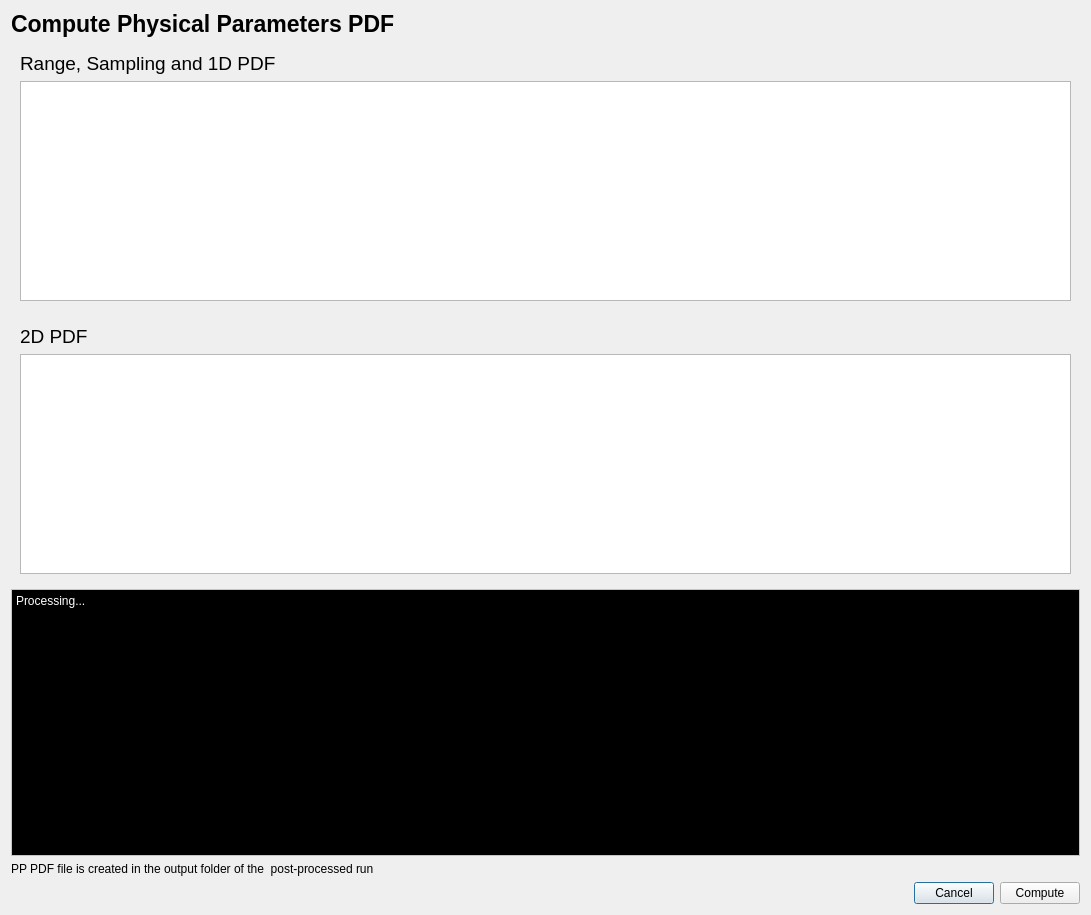
<?xml version="1.0" encoding="UTF-8"?>
<ui version="4.0">
 <class>Euclid::PhzQtUI::DialogPpPdf</class>
 <widget class="QDialog" name="Euclid::PhzQtUI::DialogPpPdf">
  <property name="windowModality">
   <enum>Qt::ApplicationModal</enum>
  </property>
  <property name="geometry">
   <rect>
    <x>0</x>
    <y>0</y>
    <width>1091</width>
    <height>915</height>
   </rect>
  </property>
  <property name="windowTitle">
   <string>N(z) Prior Configuration</string>
  </property>
  <layout class="QVBoxLayout" name="verticalLayout_4">
   <item>
    <layout class="QHBoxLayout" name="horizontalLayout_2">
     <item>
      <widget class="QLabel" name="lbl_title">
       <property name="font">
        <font>
         <pointsize>17</pointsize>
         <weight>75</weight>
         <bold>true</bold>
        </font>
       </property>
       <property name="text">
        <string>Compute Physical Parameters PDF</string>
       </property>
      </widget>
     </item>
     <item>
      <spacer name="horizontalSpacer_4">
       <property name="orientation">
        <enum>Qt::Horizontal</enum>
       </property>
       <property name="sizeHint" stdset="0">
        <size>
         <width>40</width>
         <height>20</height>
        </size>
       </property>
      </spacer>
     </item>
    </layout>
   </item>
   <item>
    <widget class="QWidget" name="wg_1d" native="true">
     <property name="sizePolicy">
      <sizepolicy hsizetype="Expanding" vsizetype="Expanding">
       <horstretch>0</horstretch>
       <verstretch>0</verstretch>
      </sizepolicy>
     </property>
     <layout class="QVBoxLayout" name="verticalLayout_3">
      <item>
       <layout class="QHBoxLayout" name="horizontalLayout">
        <item>
         <widget class="QLabel" name="label_2">
          <property name="font">
           <font>
            <pointsize>14</pointsize>
           </font>
          </property>
          <property name="text">
           <string>Range, Sampling and 1D PDF</string>
          </property>
         </widget>
        </item>
        <item>
         <spacer name="horizontalSpacer">
          <property name="orientation">
           <enum>Qt::Horizontal</enum>
          </property>
          <property name="sizeHint" stdset="0">
           <size>
            <width>40</width>
            <height>20</height>
           </size>
          </property>
         </spacer>
        </item>
       </layout>
      </item>
      <item>
       <widget class="QTableView" name="tv_range"/>
      </item>
     </layout>
    </widget>
   </item>
   <item>
    <widget class="QWidget" name="wg_2d" native="true">
     <property name="sizePolicy">
      <sizepolicy hsizetype="Expanding" vsizetype="Expanding">
       <horstretch>0</horstretch>
       <verstretch>0</verstretch>
      </sizepolicy>
     </property>
     <layout class="QVBoxLayout" name="verticalLayout_2">
      <item>
       <layout class="QVBoxLayout" name="verticalLayout">
        <item>
         <layout class="QHBoxLayout" name="horizontalLayout_4">
          <item>
           <widget class="QLabel" name="label">
            <property name="font">
             <font>
              <pointsize>14</pointsize>
             </font>
            </property>
            <property name="text">
             <string>2D PDF</string>
            </property>
           </widget>
          </item>
          <item>
           <spacer name="horizontalSpacer_3">
            <property name="orientation">
             <enum>Qt::Horizontal</enum>
            </property>
            <property name="sizeHint" stdset="0">
             <size>
              <width>40</width>
              <height>20</height>
             </size>
            </property>
           </spacer>
          </item>
         </layout>
        </item>
        <item>
         <widget class="QTableView" name="tv_2d"/>
        </item>
       </layout>
      </item>
     </layout>
    </widget>
   </item>
   <item>
    <widget class="QPlainTextEdit" name="out_cons">
     <property name="enabled">
      <bool>true</bool>
     </property>
     <property name="palette">
      <palette>
       <active>
        <colorrole role="WindowText">
         <brush brushstyle="SolidPattern">
          <color alpha="255">
           <red>0</red>
           <green>0</green>
           <blue>0</blue>
          </color>
         </brush>
        </colorrole>
        <colorrole role="Button">
         <brush brushstyle="SolidPattern">
          <color alpha="255">
           <red>255</red>
           <green>255</green>
           <blue>255</blue>
          </color>
         </brush>
        </colorrole>
        <colorrole role="Light">
         <brush brushstyle="SolidPattern">
          <color alpha="255">
           <red>255</red>
           <green>255</green>
           <blue>255</blue>
          </color>
         </brush>
        </colorrole>
        <colorrole role="Midlight">
         <brush brushstyle="SolidPattern">
          <color alpha="255">
           <red>255</red>
           <green>255</green>
           <blue>255</blue>
          </color>
         </brush>
        </colorrole>
        <colorrole role="Dark">
         <brush brushstyle="SolidPattern">
          <color alpha="255">
           <red>127</red>
           <green>127</green>
           <blue>127</blue>
          </color>
         </brush>
        </colorrole>
        <colorrole role="Mid">
         <brush brushstyle="SolidPattern">
          <color alpha="255">
           <red>170</red>
           <green>170</green>
           <blue>170</blue>
          </color>
         </brush>
        </colorrole>
        <colorrole role="Text">
         <brush brushstyle="SolidPattern">
          <color alpha="255">
           <red>255</red>
           <green>255</green>
           <blue>255</blue>
          </color>
         </brush>
        </colorrole>
        <colorrole role="BrightText">
         <brush brushstyle="SolidPattern">
          <color alpha="255">
           <red>255</red>
           <green>255</green>
           <blue>255</blue>
          </color>
         </brush>
        </colorrole>
        <colorrole role="ButtonText">
         <brush brushstyle="SolidPattern">
          <color alpha="255">
           <red>0</red>
           <green>0</green>
           <blue>0</blue>
          </color>
         </brush>
        </colorrole>
        <colorrole role="Base">
         <brush brushstyle="SolidPattern">
          <color alpha="255">
           <red>0</red>
           <green>0</green>
           <blue>0</blue>
          </color>
         </brush>
        </colorrole>
        <colorrole role="Window">
         <brush brushstyle="SolidPattern">
          <color alpha="255">
           <red>255</red>
           <green>255</green>
           <blue>255</blue>
          </color>
         </brush>
        </colorrole>
        <colorrole role="Shadow">
         <brush brushstyle="SolidPattern">
          <color alpha="255">
           <red>0</red>
           <green>0</green>
           <blue>0</blue>
          </color>
         </brush>
        </colorrole>
        <colorrole role="AlternateBase">
         <brush brushstyle="SolidPattern">
          <color alpha="255">
           <red>255</red>
           <green>255</green>
           <blue>255</blue>
          </color>
         </brush>
        </colorrole>
        <colorrole role="ToolTipBase">
         <brush brushstyle="SolidPattern">
          <color alpha="255">
           <red>255</red>
           <green>255</green>
           <blue>220</blue>
          </color>
         </brush>
        </colorrole>
        <colorrole role="ToolTipText">
         <brush brushstyle="SolidPattern">
          <color alpha="255">
           <red>0</red>
           <green>0</green>
           <blue>0</blue>
          </color>
         </brush>
        </colorrole>
        <colorrole role="PlaceholderText">
         <brush brushstyle="NoBrush">
          <color alpha="128">
           <red>255</red>
           <green>255</green>
           <blue>255</blue>
          </color>
         </brush>
        </colorrole>
       </active>
       <inactive>
        <colorrole role="WindowText">
         <brush brushstyle="SolidPattern">
          <color alpha="255">
           <red>0</red>
           <green>0</green>
           <blue>0</blue>
          </color>
         </brush>
        </colorrole>
        <colorrole role="Button">
         <brush brushstyle="SolidPattern">
          <color alpha="255">
           <red>255</red>
           <green>255</green>
           <blue>255</blue>
          </color>
         </brush>
        </colorrole>
        <colorrole role="Light">
         <brush brushstyle="SolidPattern">
          <color alpha="255">
           <red>255</red>
           <green>255</green>
           <blue>255</blue>
          </color>
         </brush>
        </colorrole>
        <colorrole role="Midlight">
         <brush brushstyle="SolidPattern">
          <color alpha="255">
           <red>255</red>
           <green>255</green>
           <blue>255</blue>
          </color>
         </brush>
        </colorrole>
        <colorrole role="Dark">
         <brush brushstyle="SolidPattern">
          <color alpha="255">
           <red>127</red>
           <green>127</green>
           <blue>127</blue>
          </color>
         </brush>
        </colorrole>
        <colorrole role="Mid">
         <brush brushstyle="SolidPattern">
          <color alpha="255">
           <red>170</red>
           <green>170</green>
           <blue>170</blue>
          </color>
         </brush>
        </colorrole>
        <colorrole role="Text">
         <brush brushstyle="SolidPattern">
          <color alpha="255">
           <red>255</red>
           <green>255</green>
           <blue>255</blue>
          </color>
         </brush>
        </colorrole>
        <colorrole role="BrightText">
         <brush brushstyle="SolidPattern">
          <color alpha="255">
           <red>255</red>
           <green>255</green>
           <blue>255</blue>
          </color>
         </brush>
        </colorrole>
        <colorrole role="ButtonText">
         <brush brushstyle="SolidPattern">
          <color alpha="255">
           <red>0</red>
           <green>0</green>
           <blue>0</blue>
          </color>
         </brush>
        </colorrole>
        <colorrole role="Base">
         <brush brushstyle="SolidPattern">
          <color alpha="255">
           <red>0</red>
           <green>0</green>
           <blue>0</blue>
          </color>
         </brush>
        </colorrole>
        <colorrole role="Window">
         <brush brushstyle="SolidPattern">
          <color alpha="255">
           <red>255</red>
           <green>255</green>
           <blue>255</blue>
          </color>
         </brush>
        </colorrole>
        <colorrole role="Shadow">
         <brush brushstyle="SolidPattern">
          <color alpha="255">
           <red>0</red>
           <green>0</green>
           <blue>0</blue>
          </color>
         </brush>
        </colorrole>
        <colorrole role="AlternateBase">
         <brush brushstyle="SolidPattern">
          <color alpha="255">
           <red>255</red>
           <green>255</green>
           <blue>255</blue>
          </color>
         </brush>
        </colorrole>
        <colorrole role="ToolTipBase">
         <brush brushstyle="SolidPattern">
          <color alpha="255">
           <red>255</red>
           <green>255</green>
           <blue>220</blue>
          </color>
         </brush>
        </colorrole>
        <colorrole role="ToolTipText">
         <brush brushstyle="SolidPattern">
          <color alpha="255">
           <red>0</red>
           <green>0</green>
           <blue>0</blue>
          </color>
         </brush>
        </colorrole>
        <colorrole role="PlaceholderText">
         <brush brushstyle="NoBrush">
          <color alpha="128">
           <red>255</red>
           <green>255</green>
           <blue>255</blue>
          </color>
         </brush>
        </colorrole>
       </inactive>
       <disabled>
        <colorrole role="WindowText">
         <brush brushstyle="SolidPattern">
          <color alpha="255">
           <red>127</red>
           <green>127</green>
           <blue>127</blue>
          </color>
         </brush>
        </colorrole>
        <colorrole role="Button">
         <brush brushstyle="SolidPattern">
          <color alpha="255">
           <red>255</red>
           <green>255</green>
           <blue>255</blue>
          </color>
         </brush>
        </colorrole>
        <colorrole role="Light">
         <brush brushstyle="SolidPattern">
          <color alpha="255">
           <red>255</red>
           <green>255</green>
           <blue>255</blue>
          </color>
         </brush>
        </colorrole>
        <colorrole role="Midlight">
         <brush brushstyle="SolidPattern">
          <color alpha="255">
           <red>255</red>
           <green>255</green>
           <blue>255</blue>
          </color>
         </brush>
        </colorrole>
        <colorrole role="Dark">
         <brush brushstyle="SolidPattern">
          <color alpha="255">
           <red>127</red>
           <green>127</green>
           <blue>127</blue>
          </color>
         </brush>
        </colorrole>
        <colorrole role="Mid">
         <brush brushstyle="SolidPattern">
          <color alpha="255">
           <red>170</red>
           <green>170</green>
           <blue>170</blue>
          </color>
         </brush>
        </colorrole>
        <colorrole role="Text">
         <brush brushstyle="SolidPattern">
          <color alpha="255">
           <red>127</red>
           <green>127</green>
           <blue>127</blue>
          </color>
         </brush>
        </colorrole>
        <colorrole role="BrightText">
         <brush brushstyle="SolidPattern">
          <color alpha="255">
           <red>255</red>
           <green>255</green>
           <blue>255</blue>
          </color>
         </brush>
        </colorrole>
        <colorrole role="ButtonText">
         <brush brushstyle="SolidPattern">
          <color alpha="255">
           <red>127</red>
           <green>127</green>
           <blue>127</blue>
          </color>
         </brush>
        </colorrole>
        <colorrole role="Base">
         <brush brushstyle="SolidPattern">
          <color alpha="255">
           <red>0</red>
           <green>0</green>
           <blue>0</blue>
          </color>
         </brush>
        </colorrole>
        <colorrole role="Window">
         <brush brushstyle="SolidPattern">
          <color alpha="255">
           <red>255</red>
           <green>255</green>
           <blue>255</blue>
          </color>
         </brush>
        </colorrole>
        <colorrole role="Shadow">
         <brush brushstyle="SolidPattern">
          <color alpha="255">
           <red>0</red>
           <green>0</green>
           <blue>0</blue>
          </color>
         </brush>
        </colorrole>
        <colorrole role="AlternateBase">
         <brush brushstyle="SolidPattern">
          <color alpha="255">
           <red>255</red>
           <green>255</green>
           <blue>255</blue>
          </color>
         </brush>
        </colorrole>
        <colorrole role="ToolTipBase">
         <brush brushstyle="SolidPattern">
          <color alpha="255">
           <red>255</red>
           <green>255</green>
           <blue>220</blue>
          </color>
         </brush>
        </colorrole>
        <colorrole role="ToolTipText">
         <brush brushstyle="SolidPattern">
          <color alpha="255">
           <red>0</red>
           <green>0</green>
           <blue>0</blue>
          </color>
         </brush>
        </colorrole>
        <colorrole role="PlaceholderText">
         <brush brushstyle="NoBrush">
          <color alpha="128">
           <red>255</red>
           <green>255</green>
           <blue>255</blue>
          </color>
         </brush>
        </colorrole>
       </disabled>
      </palette>
     </property>
     <property name="focusPolicy">
      <enum>Qt::NoFocus</enum>
     </property>
     <property name="plainText">
      <string>Processing...</string>
     </property>
    </widget>
   </item>
   <item>
    <widget class="QLabel" name="label_9">
     <property name="text">
      <string>PP PDF file is created in the output folder of the  post-processed run</string>
     </property>
    </widget>
   </item>
   <item>
    <layout class="QHBoxLayout" name="horizontalLayout_3">
     <item>
      <spacer name="horizontalSpacer_2">
       <property name="orientation">
        <enum>Qt::Horizontal</enum>
       </property>
       <property name="sizeHint" stdset="0">
        <size>
         <width>40</width>
         <height>20</height>
        </size>
       </property>
      </spacer>
     </item>
     <item>
      <widget class="QPushButton" name="btn_cancel">
       <property name="text">
        <string>Cancel</string>
       </property>
      </widget>
     </item>
     <item>
      <widget class="QPushButton" name="btn_save">
       <property name="text">
        <string>Compute</string>
       </property>
      </widget>
     </item>
    </layout>
   </item>
  </layout>
 </widget>
 <resources/>
 <connections/>
</ui>
